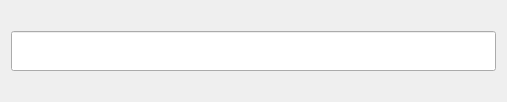
<?xml version="1.0" encoding="UTF-8"?>
<ui version="4.0">
 <class>AmountField</class>
 <widget class="QWidget" name="AmountField">
  <property name="geometry">
   <rect>
    <x>0</x>
    <y>0</y>
    <width>507</width>
    <height>102</height>
   </rect>
  </property>
  <property name="windowTitle">
   <string>Form</string>
  </property>
  <layout class="QHBoxLayout" name="horizontalLayout">
   <item>
    <widget class="QLineEdit" name="lineEditAmount">
     <property name="minimumSize">
      <size>
       <width>0</width>
       <height>40</height>
      </size>
     </property>
    </widget>
   </item>
  </layout>
 </widget>
 <resources/>
 <connections/>
</ui>
